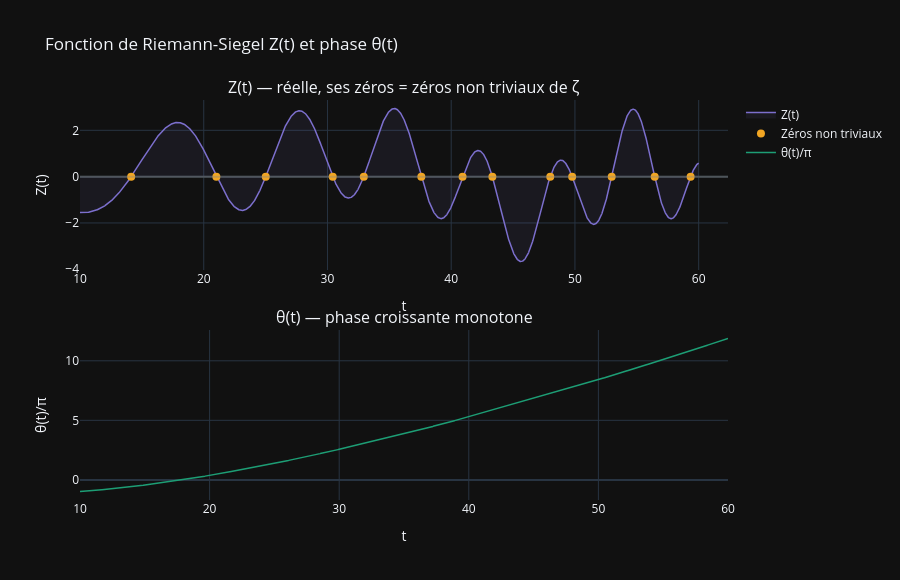

Write notebook code for a chart like this one.
### Markdown cell above
## 1. La fonction de Riemann-Siegel — d'où elle vient

Sur la ligne critique $s = \frac{1}{2} + it$, Riemann a montré qu'on peut factoriser ζ :

$$\zeta\left(\frac{1}{2} + it\right) = e^{-i\theta(t)} Z(t)$$

où :
- $\theta(t)$ est la **phase de Riemann-Siegel** — elle encode la rotation de ζ le long de la ligne critique
- $Z(t)$ est la **fonction de Riemann-Siegel** — elle est **réelle** pour t réel

$$\theta(t) = \text{Im}\left(\ln\Gamma\left(\frac{1}{4} + \frac{it}{2}\right)\right) - \frac{t}{2}\ln\pi$$

**Pourquoi c'est utile ?** On remplace un problème complexe par un problème réel.  
Les zéros de $\zeta(\frac{1}{2}+it)$ correspondent exactement aux zéros de $Z(t)$ — et $Z(t)$ est réelle, donc ses zéros sont des changements de signe, faciles à détecter.

**Pourquoi Γ apparaît ?** Elle est au cœur de l'équation fonctionnelle de ζ — elle encode la symétrie de ζ autour de la ligne critique. La phase θ(t) c'est exactement la rotation que subit ζ quand on se déplace sur cette ligne.

### Code cell
# Visualiser Z(t) et θ(t)
t_vals = np.linspace(10, 60, 3000)
Z_vals    = np.array([float(mpmath.siegelz(t))     for t in t_vals])
theta_vals = np.array([float(mpmath.siegeltheta(t)) for t in t_vals])

# Premiers zéros dans ce range
zeros_range = zeros_14[zeros_14 < 60]

fig = make_subplots(rows=2, cols=1,
    subplot_titles=("Z(t) — réelle, ses zéros = zéros non triviaux de ζ",
                    "θ(t) — phase croissante monotone"),
    vertical_spacing=0.15)

fig.add_trace(go.Scatter(
    x=t_vals, y=Z_vals, name="Z(t)",
    line=dict(color=COLOR_MAIN, width=1.5),
    fill="tozeroy", fillcolor="rgba(124,111,205,0.08)"
), row=1, col=1)
fig.add_hline(y=0, line_color=COLOR_MUTED, opacity=0.4, row=1, col=1)
fig.add_trace(go.Scatter(
    x=zeros_range, y=np.zeros(len(zeros_range)),
    mode="markers",
    marker=dict(color=COLOR_ACCENT, size=8),
    name="Zéros non triviaux"
), row=1, col=1)

fig.add_trace(go.Scatter(
    x=t_vals, y=theta_vals / np.pi,
    name="θ(t)/π",
    line=dict(color=COLOR_TEAL, width=1.5)
), row=2, col=1)

fig.update_layout(template=TEMPLATE, height=580,
    title="Fonction de Riemann-Siegel Z(t) et phase θ(t)")
fig.update_xaxes(title_text="t")
fig.update_yaxes(title_text="Z(t)", row=1, col=1)
fig.update_yaxes(title_text="θ(t)/π", row=2, col=1)
fig.show()

### Figure 1 — Plotly figure (JSON) as saved in the notebook; plotly's stock layout.template omitted (floating-point values rounded to 4 significant figures; data arrays with more than 128 entries replaced by an {"elided": "..."} marker saying what was removed)
{"data": [{"fill": "tozeroy", "fillcolor": "rgba(124,111,205,0.08)", "line": {"color": "#7C6FCD", "width": 1.5}, "name": "Z(t)", "type": "scatter", "x": {"elided": "3000 float values"}, "xaxis": "x", "y": {"elided": "3000 float values"}, "yaxis": "y"}, {"marker": {"color": "#F2A623", "size": 8}, "mode": "markers", "name": "Zéros non triviaux", "type": "scatter", "x": [14.13, 21.02, 25.01, 30.42, 32.94, 37.59, 40.92, 43.33, 48.01, 49.77, 52.97, 56.45, 59.35], "xaxis": "x", "y": [0.0, 0.0, 0.0, 0.0, 0.0, 0.0, 0.0, 0.0, 0.0, 0.0, 0.0, 0.0, 0.0], "yaxis": "y"}, {"line": {"color": "#1D9E75", "width": 1.5}, "name": "θ(t)/π", "type": "scatter", "x": {"elided": "3000 float values"}, "xaxis": "x2", "y": {"elided": "3000 float values"}, "yaxis": "y2"}], "layout": {"annotations": [{"font": {"size": 16}, "showarrow": false, "text": "Z(t) — réelle, ses zéros = zéros non triviaux de ζ", "x": 0.5, "xanchor": "center", "xref": "paper", "y": 1, "yanchor": "bottom", "yref": "paper"}, {"font": {"size": 16}, "showarrow": false, "text": "θ(t) — phase croissante monotone", "x": 0.5, "xanchor": "center", "xref": "paper", "y": 0.425, "yanchor": "bottom", "yref": "paper"}], "height": 580, "shapes": [{"line": {"color": "#888780"}, "opacity": 0.4, "type": "line", "x0": 0, "x1": 1, "xref": "x domain", "y0": 0, "y1": 0, "yref": "y"}], "title": {"text": "Fonction de Riemann-Siegel Z(t) et phase θ(t)"}, "xaxis": {"anchor": "y", "domain": [0, 1], "title": {"text": "t"}}, "xaxis2": {"anchor": "y2", "domain": [0, 1], "title": {"text": "t"}}, "yaxis": {"anchor": "x", "domain": [0.575, 1], "title": {"text": "Z(t)"}}, "yaxis2": {"anchor": "x2", "domain": [0, 0.425], "title": {"text": "θ(t)/π"}}}}
